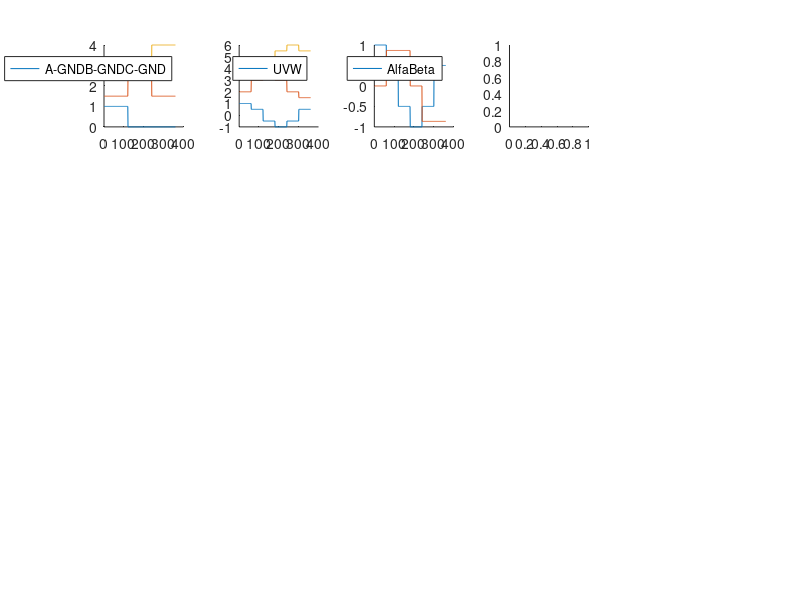

MATLAB code to generate this figure: (Note: this script raises an error after producing the figure.)
%close all;
figure(1)
clear all;

ang = 1:1:360;
                                                % SINOSUIDAL CONTROL
% PHASE TO GROUND VOLTAGES
sinA_GND = (sin(deg2rad(ang))+1)/2;
sinB_GND = (sin(deg2rad(ang+120))+1)/2;
sinC_GND = (sin(deg2rad(ang+240))+1)/2;

% subplot(4,5,1);
% hold on;
% plot(sinA_GND);
% plot(sinB_GND);
% plot(sinC_GND);
% legend(["A-GND","B-GND","C-GND"]);

% PHASE VOLTAGES
sinA = (sinB_GND-sinC_GND)/sqrt(3);
sinB = (sinC_GND-sinA_GND)/sqrt(3);
sinC = (sinA_GND-sinB_GND)/sqrt(3);

% subplot(4,5,2);
% hold on;
% plot(sinA);
% plot(sinB);
% plot(sinC);
% legend(["A","B","C"]);
% ylim([-1,1]);

% ALFA BETA
sin_alfa = sinA;
sin_beta = (sinB - sinC)/sqrt(3);

% subplot(4,5,3);
% hold on;
% plot(sin_alfa);
% plot(sin_beta);
% legend(["Alfa","Beta"]);
% ylim([-1,1]);

% D-Q

for i = 1:1:360
    tet = deg2rad(-ang(i));
    sin_D(i) = cos(tet)*sin_alfa(i) + sin(tet)*sin_beta(i);
    sin_Q(i) = -sin(tet)*sin_alfa(i) + cos(tet)*sin_beta(i);
end
% subplot(4,5,4);
% hold on;
% plot(sin_D);
% plot(sin_Q);
% legend(["D","Q"]);
% ylim([-1,1]);

                                                    % DUPKOSINUS CONTROL
sin_a = sin(deg2rad(ang));
sin_b = sin(deg2rad(ang+120));
sin_c = sin(deg2rad(ang+240));
for i = 1:1:360
    a = (abs(sin_a(i)));
    b = (abs(sin_b(i)));
    c = (abs(sin_c(i)));
    if i <= 120
        svmA_GND(i) = a;
        svmB_GND(i) = c;
        svmC_GND(i) = 0;
    elseif i <= 240
        svmA_GND(i) = b;
        svmB_GND(i) = 0;
        svmC_GND(i) = c;
    elseif i <= 360
        svmA_GND(i) = 0; 
        svmB_GND(i) = b;
        svmC_GND(i) = a;
    end
end

% tmp = svmA;
% shift = 60;
% svmA(1:360 - shift) = tmp(1 + shift:360);
% svmA(360 - shift + 1:360) = tmp(1:shift);
% tmp = svmB;
% svmB(1:360 - shift) = tmp(1 + shift:360);
% svmB(360 - shift + 1:360) = tmp(1:shift);
% tmp = svmC;
% svmC(1:360 - shift) = tmp(1 + shift:360);
% svmC(360 - shift + 1:360) = tmp(1:shift);

% PHASE TO GROUND VOLTAGES
% subplot(4,5,6);
% hold on;
% plot(svmA_GND);
% plot(svmB_GND);
% plot(svmC_GND);
% legend(["A-GND","B-GND","C-GND"]);

% PHASE VOLTAGES
svmA = (svmB_GND-svmC_GND)/sqrt(3);
svmB = (svmC_GND-svmA_GND)/sqrt(3);
svmC = (svmA_GND-svmB_GND)/sqrt(3);

% subplot(4,5,7);
% hold on;
% plot(svmA);
% plot(svmB);
% plot(svmC);
% legend(["A","B","C"]);
% ylim([-1,1]);

% ALFA BETA
svm_alfa = svmA;
svm_beta = (svmB - svmC)/sqrt(3);

% subplot(4,5,8);
% hold on;
% plot(svm_alfa);
% plot(svm_beta);
% legend(["Alfa","Beta"]);
% ylim([-1,1]);

% D-Q

for i = 1:1:360
    tet = deg2rad(-ang(i)+30);
    svm_D(i) = cos(tet)*svm_alfa(i) + sin(tet)*svm_beta(i);
    svm_Q(i) = -sin(tet)*svm_alfa(i) + cos(tet)*svm_beta(i);
end
% subplot(4,5,9);
% hold on;
% plot(svm_D);
% plot(svm_Q);
% legend(["D","Q"]);
% ylim([-1,1]);

                                                    % SIX STEP CONTROL
sixU_GND = zeros(1,360);
sixU_GND(1:120) = 1;
sixV_GND = zeros(1,360);
sixV_GND(121:240) = 1;
sixW_GND = zeros(1,360);
sixW_GND(241:360) = 1;

% PHASE TO GROUND VOLTAGES
subplot(4,5,1);
hold on;
plot(sixU_GND);
plot(sixV_GND+1.5);
plot(sixW_GND+3);
legend(["A-GND","B-GND","C-GND"]);

% PHASE VOLTAGES
sixU = zeros(1,360);
sixU(1:60) = 1;
sixU(61:120) = 1/2;
sixU(121:180) = -1/2;
sixU(181:240) = -1;
sixU(241:300) = -1/2;
sixU(301:360) = 1/2;
%sixU = circshift(sixU,30);
sixV = circshift(sixU,120);
sixW = circshift(sixV,120);

subplot(4,5,2);
hold on;
plot(sixU);
plot(sixV+2.5);
plot(sixW+5);
legend(["U","V","W"]);

% ALFA BETA
six_alfa = sixU;
six_beta = (sixV - sixW)/sqrt(3);

subplot(4,5,3);
hold on;
plot(six_alfa);
plot(six_beta);
legend(["Alfa","Beta"]);
ylim([-1,1]);

subplot(4,5,4);
tet = atan2(six_beta,six_alfa);
rho = sqrt(six_alfa.^2+six_beta.^2);

polarplot(tet,rho,'--')
hold on;
polarplot(tet,rho,'.')
hold off;



% D-Q

for i = 1:1:360
    tet = deg2rad(ang(i)+180+30+30);
    six_D(i) = cos(tet)*six_alfa(i) + sin(tet)*six_beta(i);
    six_Q(i) = -sin(tet)*six_alfa(i) + cos(tet)*six_beta(i);
end
subplot(4,5,5);
hold on;
plot(six_D);
plot(six_Q);
legend(["D","Q"]);
ylim([-1,1]);


                                                        % BEMF_SINUS CONTROL

newA_GND = zeros(1,360);
newA_GND(1:120) = sinA_GND(31:150);
newB_GND = zeros(1,360);
newB_GND(121:240) = sinA_GND(31:150);
newC_GND = zeros(1,360);
newC_GND(241:360) = sinA_GND(31:150);

% PHASE TO GROUND VOLTAGES

subplot(4,5,6);
hold on;
plot(newA_GND);
plot(newB_GND+1.5);
plot(newC_GND+3);
legend(["A-GND","B-GND","C-GND"]);

% PHASE VOLTAGES
newA = zeros(1,360);
newA(1:120) = newA_GND(1:120)/2;
newA(181:300) = -newA_GND(1:120)/2;
newB = zeros(1,360);
newB(121:240) = newB_GND(121:240)/2;
newB(1:60) = -newB_GND(121:180)/2;
newB(301:360) = -newB_GND(181:240)/2;
newC = zeros(1,360);
newC(241:360) = newC_GND(241:360)/2;
newC(61:180) = -newC_GND(241:360)/2;

subplot(4,5,7);
hold on;
plot(newA);
plot(newB+1.5);
plot(newC+3);
legend(["A","B","C"]);


% ALFA BETA
new_alfa = newA;
new_beta = (newB - newC)/sqrt(3);

subplot(4,5,8);
hold on;
plot(new_alfa);
plot(new_beta);
legend(["Alfa","Beta"]);
ylim([-1,1]);

% D-Q

for i = 1:1:360
    tet = deg2rad(ang(i)-60-90);
    new_D(i) = cos(tet)*new_alfa(i) + sin(tet)*new_beta(i);
    new_Q(i) = -sin(tet)*new_alfa(i) + cos(tet)*new_beta(i);
end
subplot(4,5,10);
hold on;
plot(new_D);
plot(new_Q);
legend(["D","Q"]);
ylim([-1,1]);

                                                        % BEMF_DUPKOSINUS CONTROL

newA_GND = zeros(1,360);
newA_GND(1:120) = svmA_GND(61:180);
newB_GND = zeros(1,360);
newB_GND(121:240) = svmA_GND(61:180);
newC_GND = zeros(1,360);
newC_GND(241:360) = svmA_GND(61:180);

% PHASE TO GROUND VOLTAGES

subplot(4,5,11);
hold on;
plot(newA_GND);
plot(newB_GND+1.5);
plot(newC_GND+3);
legend(["A-GND","B-GND","C-GND"]);

% PHASE VOLTAGES
newA = zeros(1,360);
newA(1:120) = newA_GND(1:120)/2;
newA(181:300) = -newA_GND(1:120)/2;
newB = zeros(1,360);
newB(121:240) = newB_GND(121:240)/2;
newB(1:60) = -newB_GND(121:180)/2;
newB(301:360) = -newB_GND(181:240)/2;
newC = zeros(1,360);
newC(241:360) = newC_GND(241:360)/2;
newC(61:180) = -newC_GND(241:360)/2;

subplot(4,5,12);
hold on;
plot(newA);
plot(newB+1.5);
plot(newC+3);
legend(["A","B","C"]);


% ALFA BETA
new_alfa = newA;
new_beta = (newB - newC)/sqrt(3);

subplot(4,5,13);
hold on;
plot(new_alfa);
plot(new_beta);
legend(["Alfa","Beta"]);
ylim([-1,1]);

% D-Q

for i = 1:1:360
    tet = deg2rad(ang(i)-60-90);
    new_D(i) = cos(tet)*new_alfa(i) + sin(tet)*new_beta(i);
    new_Q(i) = -sin(tet)*new_alfa(i) + cos(tet)*new_beta(i);
end
subplot(4,5,15);
hold on;
plot(new_D);
plot(new_Q);
legend(["D","Q"]);
ylim([-1,1]);

                                                        % BEMF_SINUS CONTROL

newA_GND = zeros(1,360);
newA_GND(1:120) = sinA_GND(31:150);
newB_GND = zeros(1,360);
newB_GND(121:240) = sinA_GND(31:150);
newC_GND = zeros(1,360);
newC_GND(241:360) = sinA_GND(31:150);



SIN = (sin(deg2rad(1:1:1000))+1)/2;

a = 61 + 60+30;
b = a + 120;
c = b + 120;
newA_GND(31:60) = SIN(a:a+29);
newB_GND(31:60) = SIN(c:c+29);
newC_GND(31:60) = SIN(b:b+29);

a = a + 60;
b = a + 120;
c = b + 120;

newA_GND(91:120) = SIN(a:a+29);
newB_GND(91:120) = SIN(c:c+29);
newC_GND(91:120) = SIN(b:b+29);

a = a + 60;
b = a + 120;
c = b + 120;

newA_GND(151:180) = SIN(a:a+29);
newB_GND(151:180) = SIN(c:c+29);
newC_GND(151:180) = SIN(b:b+29);

a = a + 60;
b = a + 120;
c = b + 120;

newA_GND(211:240) = SIN(a:a+29);
newB_GND(211:240) = SIN(c:c+29);
newC_GND(211:240) = SIN(b:b+29);

a = a + 60;
b = a + 120;
c = b + 120;

newA_GND(271:300) = SIN(a:a+29);
newB_GND(271:300) = SIN(c:c+29);
newC_GND(271:300) = SIN(b:b+29);

a = a + 60;
b = a + 120;
c = b + 120;

newA_GND(331:360) = SIN(a:a+29);
newB_GND(331:360) = SIN(c:c+29);
newC_GND(331:360) = SIN(b:b+29);
% PHASE TO GROUND VOLTAGES

subplot(4,5,16);
hold on;
plot(newA_GND);
plot(newB_GND+1.5);
plot(newC_GND+3);
legend(["A-GND","B-GND","C-GND"]);

% PHASE VOLTAGES
newA = (newB_GND-newC_GND)/sqrt(3);
newB = (newC_GND-newA_GND)/sqrt(3);
newC = (newA_GND-newB_GND)/sqrt(3);

newA(1:30) = newA_GND(1:30)/2;
newA(61:90) = newA_GND(61:90)/2;
newA(121:150) = 0;
newA(181:210) = -newB_GND(181:210)/2;
newA(241:270) = -newC_GND(241:270)/2;
newA(301:330) = 0;

newB(121:150) = newB_GND(121:150)/2;
newB(181:210) = newB_GND(181:210)/2;
newB(61:90) = 0;
newB(1:30) = -newA_GND(1:30)/2;
newB(301:330) = -newC_GND(301:330)/2;
newB(241:270) = 0;

newC(241:270) = newC_GND(241:270)/2;
newC(301:330) = newC_GND(301:330)/2;
newC(1:30) = 0;
newC(61:90) = -newA_GND(61:90)/2;
newC(121:150) = -newB_GND(121:150)/2;
newC(181:210) = 0;


subplot(4,5,17);
hold on;
plot(newA);
plot(newB+1.5);
plot(newC+3);
%legend(["A","B","C"]);


% ALFA BETA
new_alfa = newA;
new_beta = (newB - newC)/sqrt(3);

subplot(4,5,18);
hold on;
plot(new_alfa);
plot(new_beta);
legend(["Alfa","Beta"]);
ylim([-1,1]);

% D-Q

for i = 1:1:360
    tet = deg2rad(ang(i)-60-90);
    new_D(i) = cos(tet)*new_alfa(i) + sin(tet)*new_beta(i);
    new_Q(i) = -sin(tet)*new_alfa(i) + cos(tet)*new_beta(i);
end
subplot(4,5,20);
hold on;
plot(new_D);
plot(new_Q);
legend(["D","Q"]);
ylim([-1,1]);


